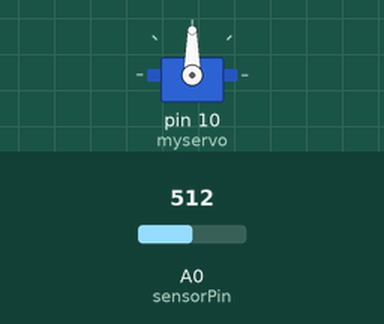
Simulated run of this sketch. Board: Arduino Uno, built with avr-gcc and run on an emulated ATmega328P. Shown: servo. The test bench sets the inputs (shaded band); at power-on: A0 (sensorPin) = 512.

Above: at 1.2 s.
1.3 s: A0 (sensorPin) set to 716
At 2.5 s:
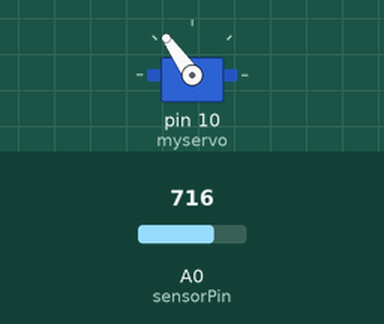
2.8 s: A0 (sensorPin) set to 900
At 3.7 s:
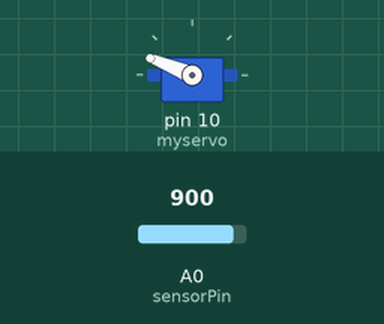
4.3 s: A0 (sensorPin) set to 1023
At 4.8 s:
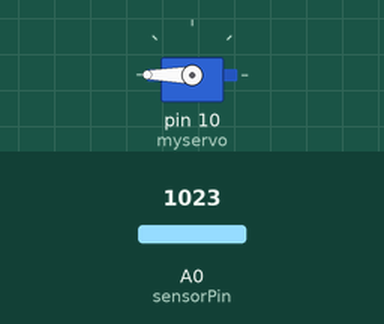
5.8 s: A0 (sensorPin) set to 306
At 7.0 s:
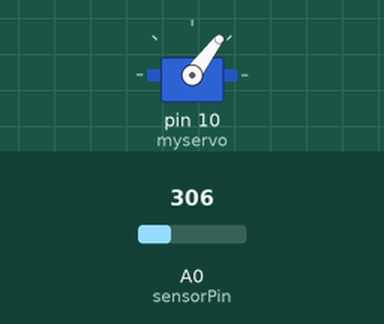
7.3 s: A0 (sensorPin) set to 122
At 8.3 s:
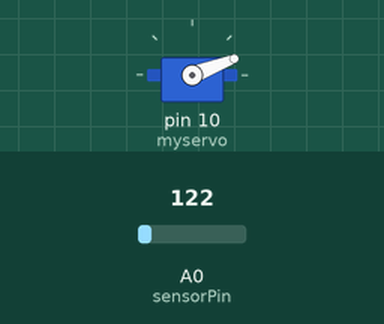
Timing chart, 0 to 9.8 s (numbered marks = the images above; inputs shaded):
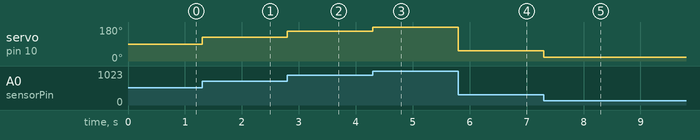

The sketch:

read_pot_servo.ino
```cpp
/*
    Reads analog pin 0 and uses that value to set the speed and direction of a continuous servo motor
*/

#include <Servo.h>

int sensorPin = A0;
int sensorValue = 0;
Servo myservo;

void setup() {
  myservo.attach(10); //Initializes a servo on pin 10
}

void loop() {
  sensorValue = analogRead(sensorPin);              //Read analog pin 0 value
  int servoValue = map(sensorValue, 0,1023,0,180);  //Converts the adc value 0-1023 to a value 0-180
  myservo.write(servoValue);                        //Sets the speed and direction of the servo based on the potentiometer position
}
```

Measured:
- after the input at 1.3 s, servo on pin 10 (myservo): 90° → 125° at once
- after the input at 2.8 s, servo on pin 10 (myservo): 125° → 158° at once
- after the input at 4.3 s, servo on pin 10 (myservo): 158° → 180° at once
- after the input at 5.8 s, servo on pin 10 (myservo): 180° → 53° at once
- after the input at 7.3 s, servo on pin 10 (myservo): 53° → 21° at once
